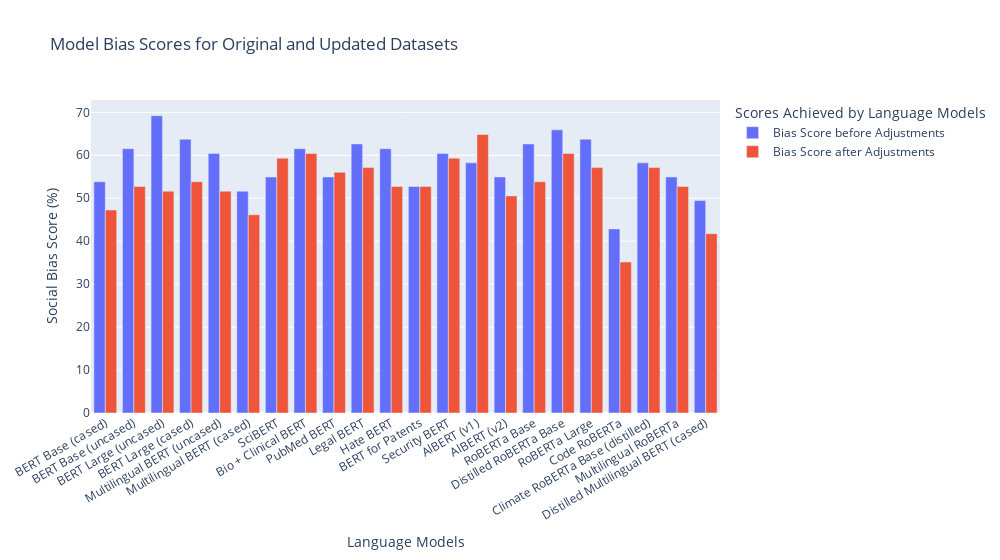

Write notebook code for a chart like this one.
### Code cell
fig = px.bar(
    model_scores_df, 
    x="Model Name", 
    y=["Bias Score before Adjustments", "Bias Score after Adjustments"],
    barmode = 'group',
    hover_name = model_scores_df["Model Name"], 
    title = "Model Bias Scores for Original and Updated Datasets", 
    width=1000)

fig.update_layout(
    barmode='group',
    xaxis=dict(title="Language Models"),
    yaxis=dict(title="Social Bias Score (%)"), 
    xaxis_tickangle=-30,
    legend=dict(title="Scores Achieved by Language Models"))

fig.show()

### Figure 1 — Plotly figure (JSON) as saved in the notebook; plotly's stock layout.template omitted (floating-point values rounded to 4 significant figures)
{"data": [{"alignmentgroup": "True", "hovertemplate": "<b>%{hovertext}</b><br><br>variable=Bias Score before Adjustments<br>Model Name=%{x}<br>value=%{y}<extra></extra>", "hovertext": ["BERT Base (cased)", "BERT Base (uncased)", "BERT Large (uncased)", "BERT Large (cased)", "Multilingual BERT (uncased)", "Multilingual BERT (cased)", "SciBERT", "Bio + Clinical BERT", "PubMed BERT", "Legal BERT", "Hate BERT", "BERT for Patents", "Security BERT", "AlBERT (v1)", "AlBERT (v2)", "RoBERTa Base", "Distilled RoBERTa Base", "RoBERTa Large", "Code RoBERTa", "Climate RoBERTa Base (distilled)", "Multilingual RoBERTa", "Distilled Multilingual BERT (cased)"], "legendgroup": "Bias Score before Adjustments", "marker": {"color": "#636efa", "pattern": {"shape": ""}}, "name": "Bias Score before Adjustments", "offsetgroup": "Bias Score before Adjustments", "orientation": "v", "showlegend": true, "textposition": "auto", "type": "bar", "x": ["BERT Base (cased)", "BERT Base (uncased)", "BERT Large (uncased)", "BERT Large (cased)", "Multilingual BERT (uncased)", "Multilingual BERT (cased)", "SciBERT", "Bio + Clinical BERT", "PubMed BERT", "Legal BERT", "Hate BERT", "BERT for Patents", "Security BERT", "AlBERT (v1)", "AlBERT (v2)", "RoBERTa Base", "Distilled RoBERTa Base", "RoBERTa Large", "Code RoBERTa", "Climate RoBERTa Base (distilled)", "Multilingual RoBERTa", "Distilled Multilingual BERT (cased)"], "xaxis": "x", "y": [53.85, 61.54, 69.23, 63.74, 60.44, 51.65, 54.95, 61.54, 54.95, 62.64, 61.54, 52.75, 60.44, 58.24, 54.95, 62.64, 65.93, 63.74, 42.86, 58.24, 54.95, 49.45], "yaxis": "y"}, {"alignmentgroup": "True", "hovertemplate": "<b>%{hovertext}</b><br><br>variable=Bias Score after Adjustments<br>Model Name=%{x}<br>value=%{y}<extra></extra>", "hovertext": ["BERT Base (cased)", "BERT Base (uncased)", "BERT Large (uncased)", "BERT Large (cased)", "Multilingual BERT (uncased)", "Multilingual BERT (cased)", "SciBERT", "Bio + Clinical BERT", "PubMed BERT", "Legal BERT", "Hate BERT", "BERT for Patents", "Security BERT", "AlBERT (v1)", "AlBERT (v2)", "RoBERTa Base", "Distilled RoBERTa Base", "RoBERTa Large", "Code RoBERTa", "Climate RoBERTa Base (distilled)", "Multilingual RoBERTa", "Distilled Multilingual BERT (cased)"], "legendgroup": "Bias Score after Adjustments", "marker": {"color": "#EF553B", "pattern": {"shape": ""}}, "name": "Bias Score after Adjustments", "offsetgroup": "Bias Score after Adjustments", "orientation": "v", "showlegend": true, "textposition": "auto", "type": "bar", "x": ["BERT Base (cased)", "BERT Base (uncased)", "BERT Large (uncased)", "BERT Large (cased)", "Multilingual BERT (uncased)", "Multilingual BERT (cased)", "SciBERT", "Bio + Clinical BERT", "PubMed BERT", "Legal BERT", "Hate BERT", "BERT for Patents", "Security BERT", "AlBERT (v1)", "AlBERT (v2)", "RoBERTa Base", "Distilled RoBERTa Base", "RoBERTa Large", "Code RoBERTa", "Climate RoBERTa Base (distilled)", "Multilingual RoBERTa", "Distilled Multilingual BERT (cased)"], "xaxis": "x", "y": [47.25, 52.75, 51.65, 53.85, 51.65, 46.15, 59.34, 60.44, 56.04, 57.14, 52.75, 52.75, 59.34, 64.84, 50.55, 53.85, 60.44, 57.14, 35.16, 57.14, 52.75, 41.76], "yaxis": "y"}], "layout": {"barmode": "group", "legend": {"title": {"text": "Scores Achieved by Language Models"}, "tracegroupgap": 0}, "title": {"text": "Model Bias Scores for Original and Updated Datasets"}, "width": 1000, "xaxis": {"anchor": "y", "domain": [0, 1], "tickangle": -30, "title": {"text": "Language Models"}}, "yaxis": {"anchor": "x", "domain": [0, 1], "title": {"text": "Social Bias Score (%)"}}}}
